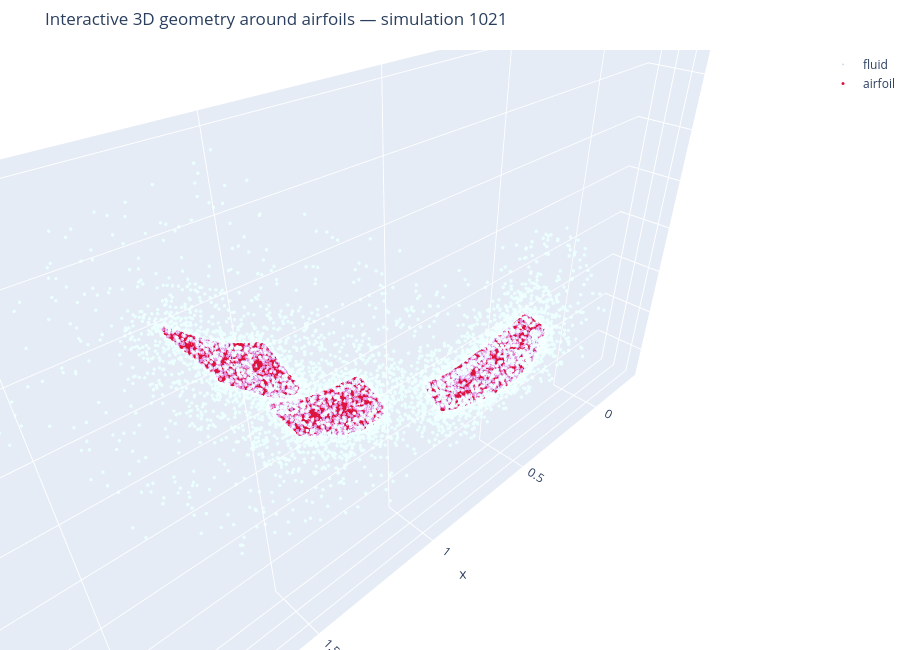

The notebook cell saved with this chart:
### Markdown cell above
## Interactive 3D geometry preview

This cell focuses the 3D view around the airfoil region so the local geometry is easier to inspect.

### Code cell
make_interactive_geometry_figure(
    raw_train_sample["pos"],
    raw_train_sample["airfoil_mask"],
    title=f"Interactive 3D geometry around airfoils — simulation {raw_train_sample['metadata']['simulation_id']}",
)

### Figure 1 — Plotly figure (JSON) as saved in the notebook; plotly's stock layout.template omitted (floating-point values rounded to 4 significant figures; data arrays with more than 128 entries replaced by an {"elided": "..."} marker saying what was removed)
{"data": [{"marker": {"color": "rgba(70,130,180,0.28)", "size": 2}, "mode": "markers", "name": "fluid", "type": "scatter3d", "x": {"elided": "15000 float values"}, "y": {"elided": "15000 float values"}, "z": {"elided": "15000 float values"}}, {"marker": {"color": "crimson", "size": 3}, "mode": "markers", "name": "airfoil", "type": "scatter3d", "x": {"elided": "6000 float values"}, "y": {"elided": "6000 float values"}, "z": {"elided": "6000 float values"}}], "layout": {"height": 650, "margin": {"b": 0, "l": 0, "r": 0, "t": 50}, "scene": {"aspectmode": "data", "xaxis": {"range": [-0.3165, 2.383], "title": {"text": "x"}}, "yaxis": {"range": [-0.08267, 0.08681], "title": {"text": "y"}}, "zaxis": {"range": [-0.3445, 1.231], "title": {"text": "z"}}}, "title": {"text": "Interactive 3D geometry around airfoils — simulation 1021"}}}
